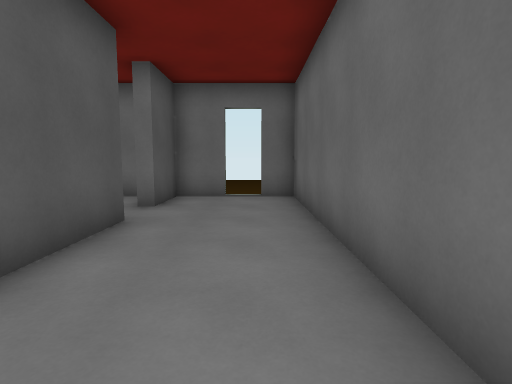
view 1 (above)

23 first-person views from a walk through a 3-D level made in the Godot game engine. The camera is 1.34 m above the floor, tilts 6° down and sees 80° across. The floor is counted in squares, 1.26 m on a side. Each view is taken from the middle of a square. On the plan, view 1 faces up. The plan holds only what a view shows up to about 12 squares ahead; the rest is blank. The place goes on beyond the plan. Some surface patterns are stand-ins.

view 2
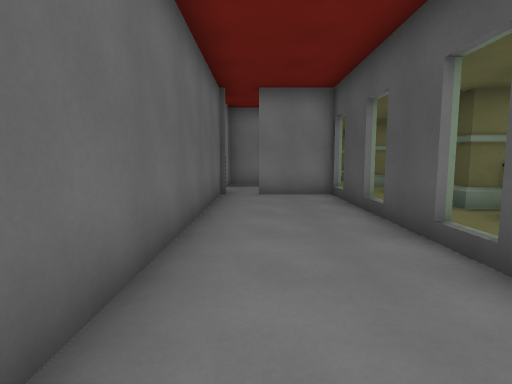

view 3
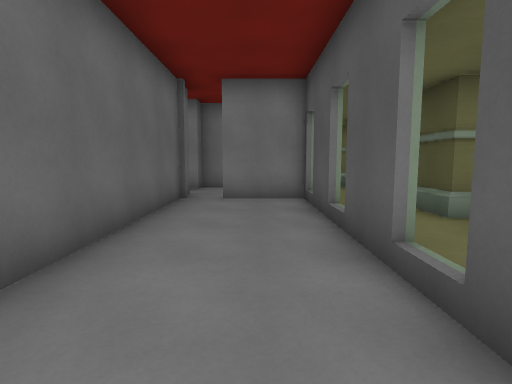

view 4
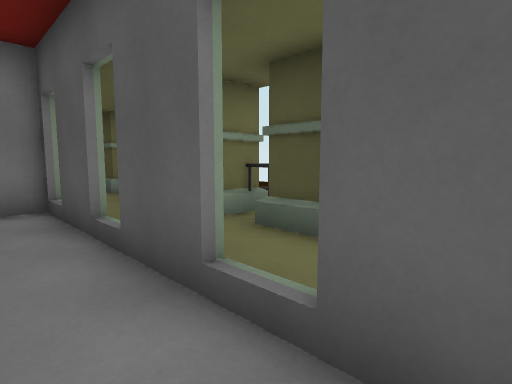

view 5
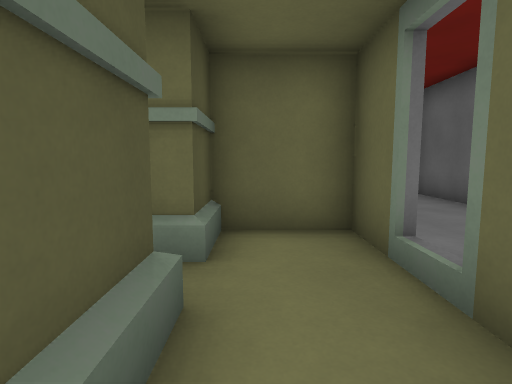

view 6
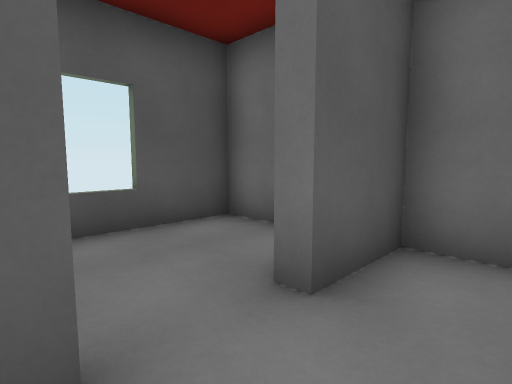

view 7
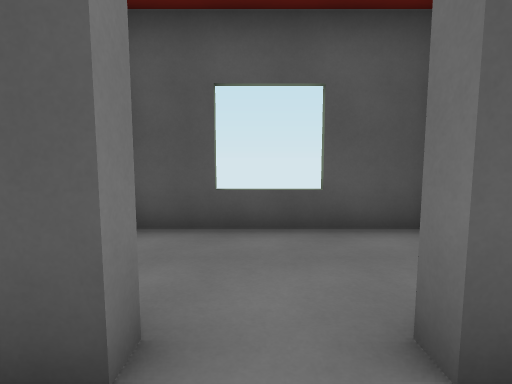

view 8
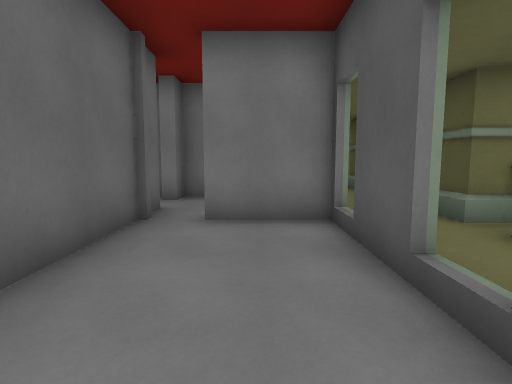

view 9
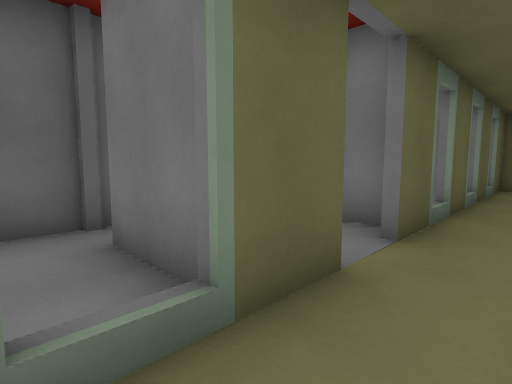

view 10
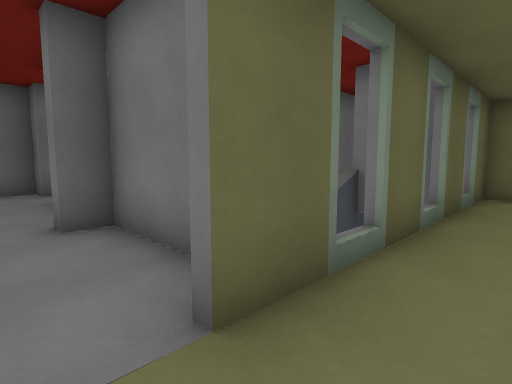

view 11
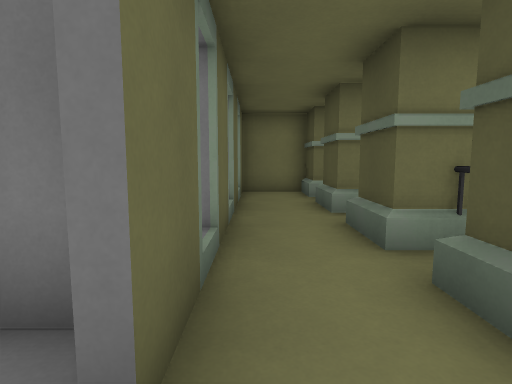

view 12
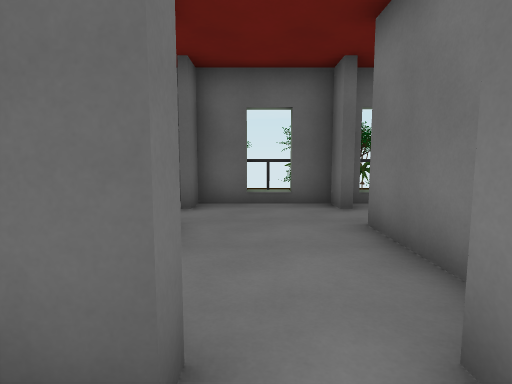

view 13
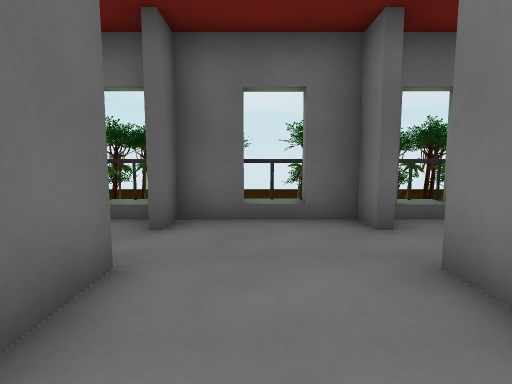

view 14
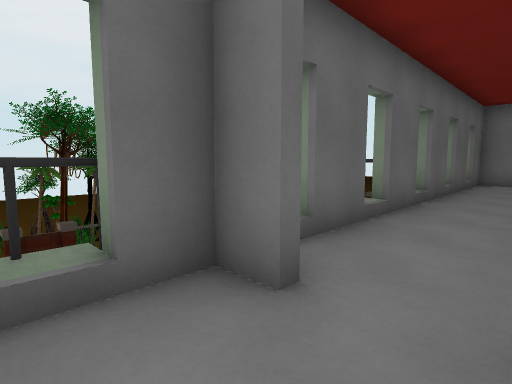

view 15
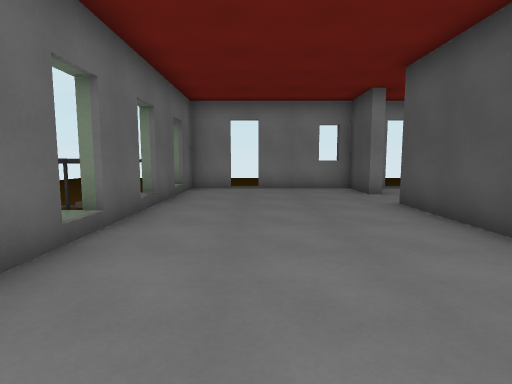

view 16
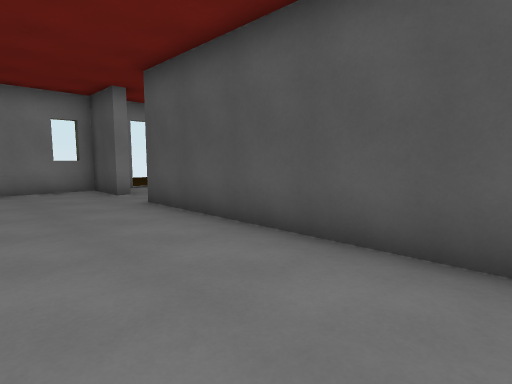

view 17
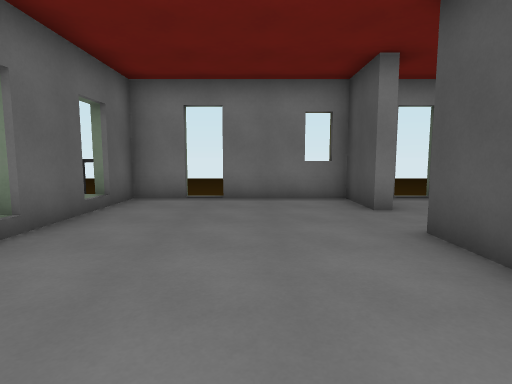

view 18
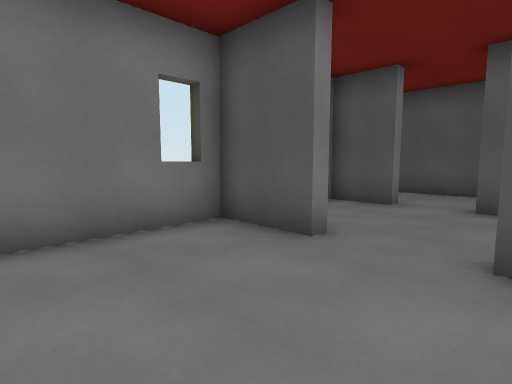

view 19
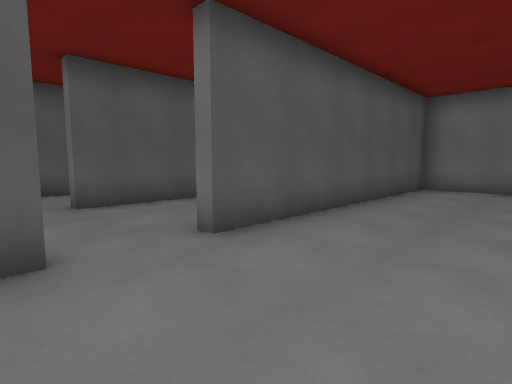

view 20
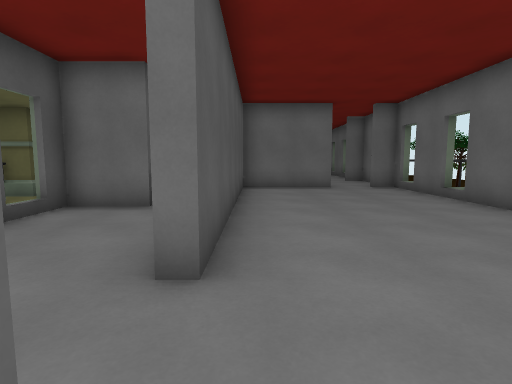

view 21
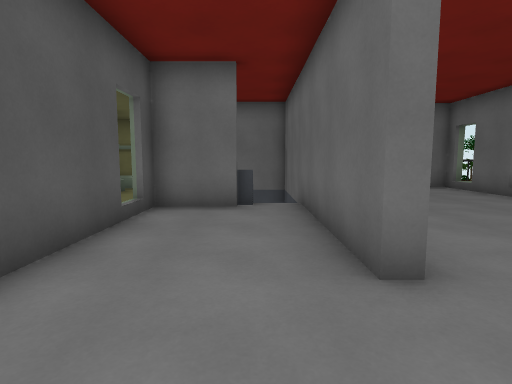

view 22
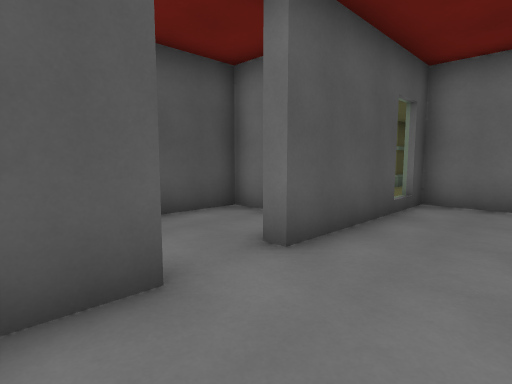

view 23
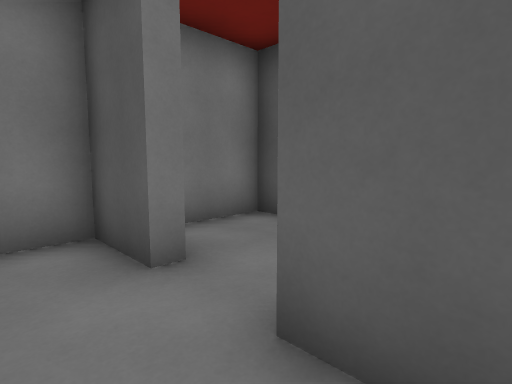

### Floor plan
Key: @ floor where view 1 was taken; # wall or solid block; x gap in a wall; . floor; = window, fence, low wall or low ledge; ^ raised ledge; v drop or lower ground.
Columns run from 6 left of view 1 to 8 right of it. Each row starts with its distance up from view 1.
  9 v####xvv
  8 #...#..#
  7 #...#..#
  6 =......#
  5 #...#..#
  4 #####..#
  3  #..#..#
  2  v..x..#
  1  x..x..#
  0  #..#.@#
 -1  ......#
 -2 v#..#..#
 -3  x..x..#      x
 -4  v..x..#   ...x
 -5  #..##x####..#
 -6   ............x
 -7  #............x
 -8  #..#######..#v
 -9  ...#  #......v
-10  #..#  #......#
-11  x..#  #......x
-12  v..# ^#......x
-13  #..##x#......#
-14  ......#......x
-15  #..#..#......x
-16 #####..#......x
-17 #...#..#......v
-18 #...#.........#
-19 #.............x
-20 #...#..#......x
-21 #...#..#......#
-22  ### x  v## x#

Where each view was taken, in squares from view 1:
view 1: 0 up, 0 right, facing up
view 2: 5 up, 0 right, facing down
view 3: 4 up, 1 left, facing down
view 4: 3 up, 1 left, facing down-left
view 5: 1 down, 4 left, facing up
view 6: 5 up, 1 left, facing up-left
view 7: 6 up, 1 left, facing left
view 8: 1 up, 1 left, facing down
view 9: 3 down, 4 left, facing down-right
view 10: 6 down, 4 left, facing down-right
view 11: 6 down, 3 left, facing down
view 12: 6 down, 0 right, facing right
view 13: 6 down, 2 right, facing right
view 14: 6 down, 5 right, facing down-right
view 15: 10 down, 5 right, facing down
view 16: 10 down, 5 right, facing down-left
view 17: 13 down, 4 right, facing down
view 18: 17 down, 5 right, facing down-left
view 19: 20 down, 5 right, facing up-left
view 20: 20 down, 2 right, facing up
view 21: 20 down, 0 right, facing up
view 22: 21 down, 0 right, facing up-left
view 23: 17 down, 1 left, facing down-left
